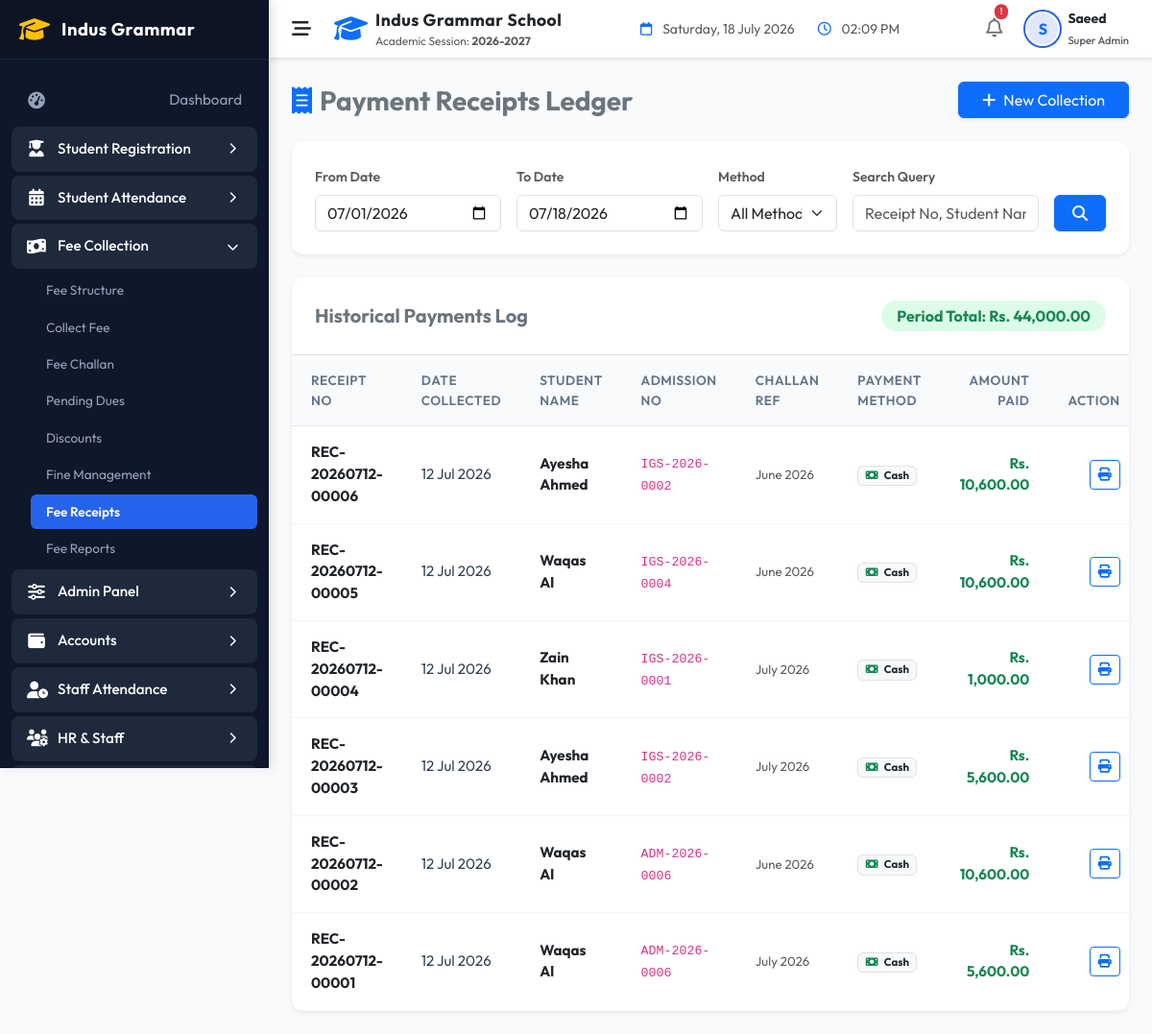
The page /indus-grammar-school-erp/modules/fees/receipts.php (signed in) on the database as committed earlier.
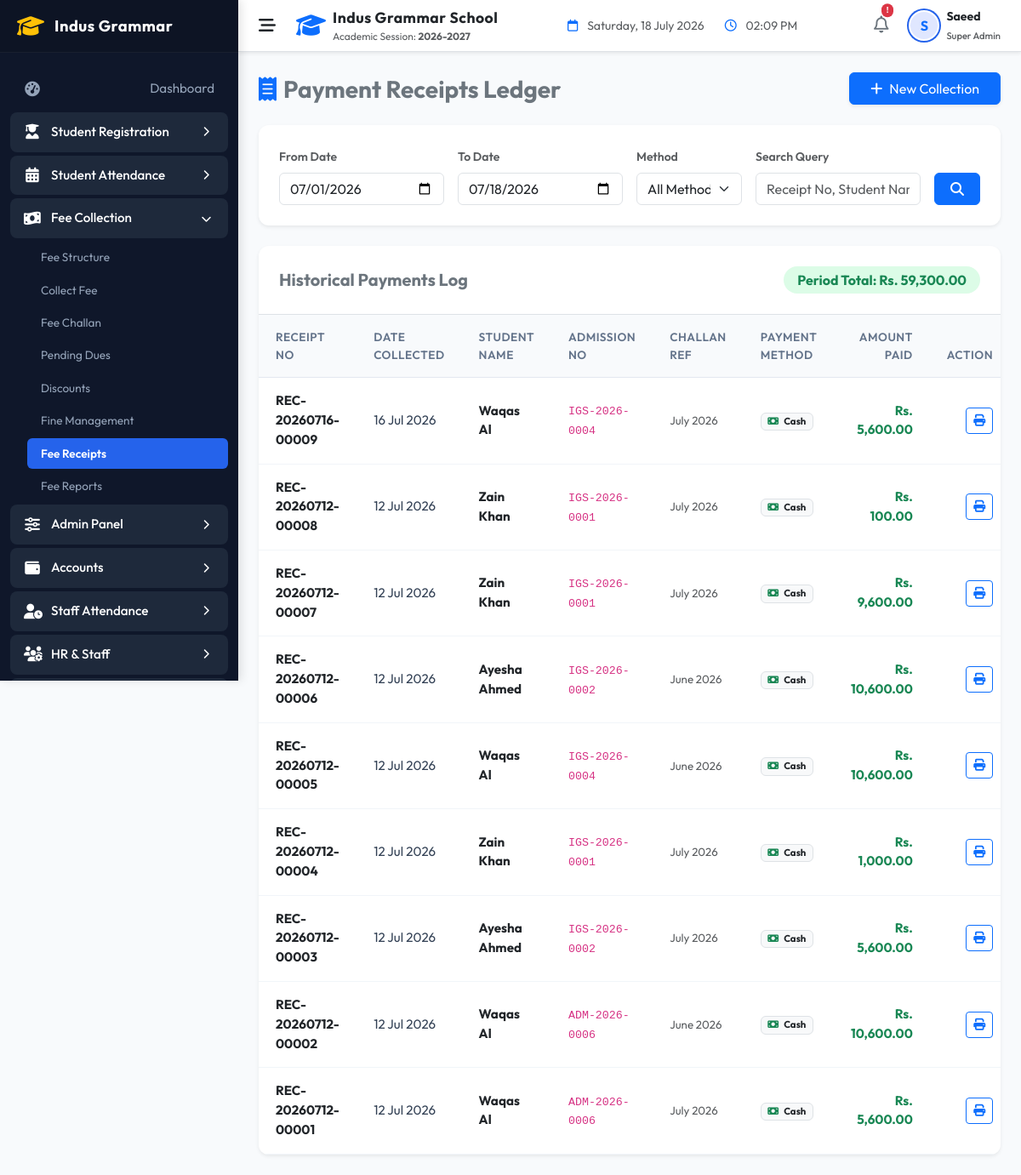
The same page on the database as committed later.
### tables this page shows
CREATE TABLE `fee_payments` (
  `id` int NOT NULL AUTO_INCREMENT,
  `ledger_id` int NOT NULL,
  `student_id` int NOT NULL,
  `amount_paid` decimal(10,2) NOT NULL,
  `payment_date` date NOT NULL,
  `payment_method` varchar(30) NOT NULL,
  `reference_number` varchar(100) DEFAULT NULL,
  `remarks` varchar(255) DEFAULT NULL,
  `cash_register_id` int DEFAULT NULL,
  `collected_by` int DEFAULT NULL,
  `created_at` timestamp NULL DEFAULT CURRENT_TIMESTAMP,
  PRIMARY KEY (`id`),
  KEY `ledger_id` (`ledger_id`),
  KEY `student_id` (`student_id`),
  CONSTRAINT `fee_payments_ibfk_1` FOREIGN KEY (`ledger_id`) REFERENCES `fee_ledger` (`id`) ON DELETE CASCADE,
  CONSTRAINT `fee_payments_ibfk_2` FOREIGN KEY (`student_id`) REFERENCES `students` (`id`) ON DELETE CASCADE
);

CREATE TABLE `fee_receipts` (
  `id` int NOT NULL AUTO_INCREMENT,
  `receipt_no` varchar(50) NOT NULL,
  `payment_id` int NOT NULL,
  `created_at` timestamp NULL DEFAULT CURRENT_TIMESTAMP,
  PRIMARY KEY (`id`),
  UNIQUE KEY `receipt_no` (`receipt_no`),
  KEY `payment_id` (`payment_id`),
  CONSTRAINT `fee_receipts_ibfk_1` FOREIGN KEY (`payment_id`) REFERENCES `fee_payments` (`id`) ON DELETE CASCADE
);

CREATE TABLE `students` (
  `id` int NOT NULL AUTO_INCREMENT,
  `admission_no` varchar(30) NOT NULL,
  `first_name` varchar(50) NOT NULL,
  `last_name` varchar(50) NOT NULL,
  `gender` enum('Male','Female','Other') NOT NULL,
  `date_of_birth` date NOT NULL,
  `enrollment_date` date NOT NULL,
  `class_id` int DEFAULT NULL,
  `status` enum('Active','Inactive','Suspended') DEFAULT 'Active',
  `guardian_name` varchar(100) NOT NULL,
  `guardian_phone` varchar(20) NOT NULL,
  `guardian_email` varchar(100) DEFAULT NULL,
  `address` text NOT NULL,
  `created_at` timestamp NULL DEFAULT CURRENT_TIMESTAMP,
  `updated_at` timestamp NULL DEFAULT CURRENT_TIMESTAMP ON UPDATE CURRENT_TIMESTAMP,
  `academic_type` varchar(50) NOT NULL DEFAULT 'School',
  `school_class` varchar(100) DEFAULT NULL,
  `school_section` varchar(50) DEFAULT NULL,
  `academy_program` varchar(100) DEFAULT NULL,
  `academy_batch` varchar(100) DEFAULT NULL,
  PRIMARY KEY (`id`),
  UNIQUE KEY `admission_no` (`admission_no`),
  KEY `idx_students_class` (`class_id`),
  KEY `idx_students_status` (`status`),
  KEY `idx_students_name` (`first_name`,`last_name`),
  CONSTRAINT `students_ibfk_1` FOREIGN KEY (`class_id`) REFERENCES `classes` (`id`)
);

CREATE TABLE `fee_ledger` (
  `id` int NOT NULL AUTO_INCREMENT,
  `student_id` int NOT NULL,
  `month` varchar(30) NOT NULL,
  `academic_year` varchar(20) NOT NULL,
  `admission_fee` decimal(10,2) NOT NULL DEFAULT '0.00',
  `tuition_fee` decimal(10,2) NOT NULL DEFAULT '0.00',
  `computer_fee` decimal(10,2) NOT NULL DEFAULT '0.00',
  `exam_fee` decimal(10,2) NOT NULL DEFAULT '0.00',
  `transport_fee` decimal(10,2) NOT NULL DEFAULT '0.00',
  `annual_charges` decimal(10,2) NOT NULL DEFAULT '0.00',
  `security_deposit` decimal(10,2) NOT NULL DEFAULT '0.00',
  `other_charges` decimal(10,2) NOT NULL DEFAULT '0.00',
  `fine_amount` decimal(10,2) NOT NULL DEFAULT '0.00',
  `discount_amount` decimal(10,2) NOT NULL DEFAULT '0.00',
  `total_payable` decimal(10,2) NOT NULL DEFAULT '0.00',
  `paid_amount` decimal(10,2) NOT NULL DEFAULT '0.00',
  `status` varchar(20) NOT NULL DEFAULT 'Pending',
  `due_date` date NOT NULL,
  `created_at` timestamp NULL DEFAULT CURRENT_TIMESTAMP,
  `updated_at` timestamp NULL DEFAULT CURRENT_TIMESTAMP ON UPDATE CURRENT_TIMESTAMP,
  PRIMARY KEY (`id`),
  UNIQUE KEY `uq_student_month_year` (`student_id`,`month`,`academic_year`),
  CONSTRAINT `fee_ledger_ibfk_1` FOREIGN KEY (`student_id`) REFERENCES `students` (`id`) ON DELETE CASCADE
);

### indus-grammar-school-erp/models/Fee.php (called while the page is built, shortened)
<?php
class Fee {
    public static function allCollections($filters = [], $limit = 20, $offset = 0) {
        try {
            $db = Database::getConnection();
            $where = "WHERE 1=1";
            $params = [];
            if (!empty($filters['from'])) {
                $where .= " AND fp.payment_date >= :from";
                $params['from'] = $filters['from'];
            }
            if (!empty($filters['to'])) {
                $where .= " AND fp.payment_date <= :to";
                $params['to'] = $filters['to'];
            }
            $stmt = $db->prepare("
                SELECT fp.*, fr.receipt_no, s.first_name, s.last_name, s.admission_no, fl.month
                FROM fee_payments fp
                JOIN fee_receipts fr ON fr.payment_id = fp.id
                JOIN students s ON fp.student_id = s.id
                JOIN fee_ledger fl ON fp.ledger_id = fl.id
                $where
                ORDER BY fp.created_at DESC
                LIMIT :limit OFFSET :offset
            ");
            $stmt->bindValue(':limit', (int)$limit, PDO::PARAM_INT);
            $stmt->bindValue(':offset', (int)$offset, PDO::PARAM_INT);
            foreach ($params as $key => $val) {
                $stmt->bindValue($key, $val);
            }
            $stmt->execute();
            return $stmt->fetchAll();
        } catch (PDOException $e) {
            error_log("Fee::allCollections error: " . $e->getMessage());
            return [];
        }
    }
}

### indus-grammar-school-erp/helpers/helpers.php (called while the page is built, shortened)
<?php
function sanitize($data) {
    if (is_array($data)) {
        foreach ($data as $key => $value) {
            $data[$key] = sanitize($value);
        }
    } else {
        $data = trim($data);
        $data = stripslashes($data);
        $data = htmlspecialchars($data, ENT_QUOTES, 'UTF-8');
    }
    return $data;
}

### indus-grammar-school-erp/modules/fees/receipts.php (the view, shortened to what the rows shown need)
<?php
include_once __DIR__ . '/../../includes/header.php';
$page = isset($_GET['page']) ? (int)$_GET['page'] : 1;
$limit = 20;
$offset = ($page - 1) * $limit;
$filters = [
    'from'           => sanitize($_GET['from'] ?? date('Y-m-01')),
    'to'             => sanitize($_GET['to'] ?? date('Y-m-d')),
    'payment_method' => sanitize($_GET['payment_method'] ?? ''),
    'search'         => sanitize($_GET['search'] ?? '')
];
$collections = Fee::allCollections($filters, $limit, $offset);
?>
<div class="custom-table-card shadow-sm border-0">
    <div class="table-responsive">
        <table class="table custom-table table-hover align-middle mb-0">
            <thead>
                <tr>
                    <th>Receipt No</th>
                    <th>Date Collected</th>
                    <th>Student Name</th>
                    <th>Admission No</th>
                    <th>Challan Ref</th>
                    <th>Payment Method</th>
                    <th class="text-end">Amount Paid</th>
                    <th class="text-end">Action</th>
                </tr>
            </thead>
            <tbody>
                <?php if (empty($collections)): ?>
                    <tr><td colspan="8" class="text-center py-5 text-muted">No payment collections found matching selection.</td></tr>
                <?php else: foreach ($collections as $c): ?>
                    <tr>
                        <td><span class="fw-bold text-dark"><?php echo sanitize($c['receipt_no']); ?></span></td>
                        <td><?php echo date('d M Y', strtotime($c['payment_date'])); ?></td>
                        <td class="fw-bold text-dark"><?php echo sanitize($c['first_name'] . ' ' . $c['last_name']); ?></td>
                        <td><code><?php echo sanitize($c['admission_no']); ?></code></td>
                        <td><span class="text-muted small"><?php echo sanitize($c['month'] ?: 'Direct Payment'); ?></span></td>
                        <td>
                            <span class="badge bg-light text-dark border">
                                <i class="fa-solid <?php
                                    if ($c['payment_method'] === 'Cash') echo 'fa-money-bill text-success';
                                    elseif ($c['payment_method'] === 'Cheque') echo 'fa-money-check text-warning';
                                    else echo 'fa-building-columns text-primary';
                                ?> me-1"></i>
                                <?php echo sanitize($c['payment_method']); ?>
                            </span>
                        </td>
                        <td class="text-end fw-bold text-success">Rs. <?php echo number_format($c['amount_paid'], 2); ?></td>
                        <td class="text-end">
                            <a href="../../templates/receipt.php?receipt_no=<?php echo urlencode($c['receipt_no']); ?>" class="btn btn-sm btn-outline-primary" target="_blank" title="Print Receipt">
                                <i class="fa-solid fa-print"></i>
                            </a>
                        </td>
                    </tr>
                <?php endforeach; endif; ?>
            </tbody>
        </table>
    </div>
</div>
<?php include_once __DIR__ . '/../../includes/footer.php'; ?>

Rows that differ between the two databases and show on the page:
added fee_payments: fee_receipts.receipt_no "REC-20260716-00009", payment_date "16 Jul 2026", student.last_name "Waqas Al", student.admission_no "IGS-2026-0004", ledger.month "July 2026", payment_method "Cash", amount_paid "5,600.00"
added fee_payments: fee_receipts.receipt_no "REC-20260712-00008", payment_date "12 Jul 2026", student.last_name "Zain Khan", student.admission_no "IGS-2026-0001", ledger.month "July 2026", payment_method "Cash", amount_paid "100.00"
added fee_payments: fee_receipts.receipt_no "REC-20260712-00007", payment_date "12 Jul 2026", student.last_name "Zain Khan", student.admission_no "IGS-2026-0001", ledger.month "July 2026", payment_method "Cash", amount_paid "9,600.00"
Other text that changed with them:
$totalInView: "44,000.00" → "59,300.00"
